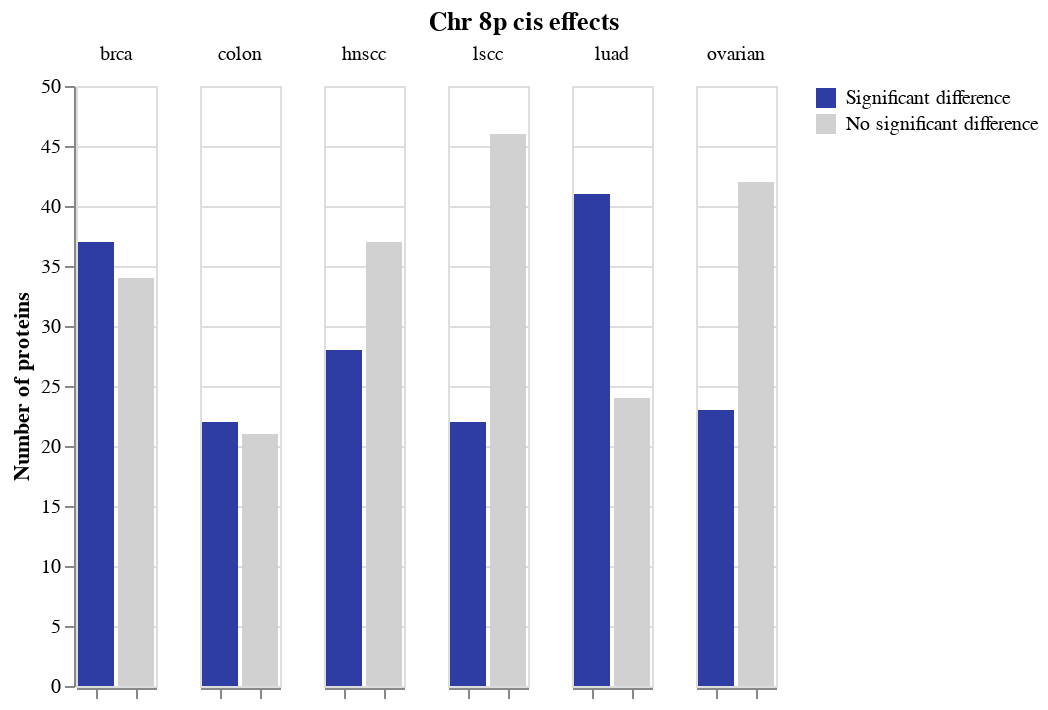

The cell this chart's notebook holds for it:
### Markdown cell above
## Select the proteins with a significant change, and take a detour to make some plots

### Code cell
prots = long_results[long_results["adj_p"] <= 0.05].reset_index(drop=True)
prots_cts = prots.groupby("cancer_type").count()[["protein"]]

fail_prots = long_results[long_results["adj_p"] > 0.05].reset_index(drop=True)
fail_cts = fail_prots.groupby("cancer_type").count()[["protein"]]

prots_cts.insert(0, "count_type", "Significant difference")
fail_cts.insert(0, "count_type", "No significant difference")

counts = prots_cts.append(fail_cts).sort_index().reset_index(drop=False)

alt.Chart(counts).mark_bar().encode(
    x=alt.X(
        "count_type",
        axis=alt.Axis(
            title=None,
            labels=False
        ),
        sort=["Significant difference"]
    ),
    y=alt.Y(
        "protein",
        axis=alt.Axis(
            title="Number of proteins"
        )
    ),
    color=alt.Color(
        "count_type",
        title=None,
        sort=["Significant difference"],
        scale=alt.Scale(
            domain=["Significant difference", "No significant difference"],
            range=["#2d3da4", "#d1d1d1"]
        )
    )
).facet(
    column=alt.Column(
        "cancer_type",
        title=None
    )
).properties(
    title=f"Chr {CHROMOSOME}{ARM} {TRANS_OR_CIS} effects"
).configure_title(
    anchor="middle"
)

### Figure 1 — Vega-Lite specification as saved in the notebook (floating-point values rounded to 4 significant figures)
{"config": {"view": {"continuousWidth": 400, "continuousHeight": 300}, "title": {"anchor": "middle"}}, "data": {"name": "data-a355b03f538daea204844faa50c65888"}, "facet": {"column": {"type": "nominal", "field": "cancer_type", "title": null}}, "spec": {"mark": "bar", "encoding": {"color": {"type": "nominal", "field": "count_type", "scale": {"domain": ["Significant difference", "No significant difference"], "range": ["#2d3da4", "#d1d1d1"]}, "sort": ["Significant difference"], "title": null}, "x": {"type": "nominal", "axis": {"labels": false, "title": null}, "field": "count_type", "sort": ["Significant difference"]}, "y": {"type": "quantitative", "axis": {"title": "Number of proteins"}, "field": "protein"}}}, "title": "Chr 8p cis effects", "$schema": "https://vega.github.io/schema/vega-lite/v4.8.1.json", "datasets": {"data-a355b03f538daea204844faa50c65888": [{"cancer_type": "brca", "count_type": "Significant difference", "protein": 37}, {"cancer_type": "brca", "count_type": "No significant difference", "protein": 34}, {"cancer_type": "colon", "count_type": "Significant difference", "protein": 22}, {"cancer_type": "colon", "count_type": "No significant difference", "protein": 21}, {"cancer_type": "hnscc", "count_type": "Significant difference", "protein": 28}, {"cancer_type": "hnscc", "count_type": "No significant difference", "protein": 37}, {"cancer_type": "lscc", "count_type": "Significant difference", "protein": 22}, {"cancer_type": "lscc", "count_type": "No significant difference", "protein": 46}, {"cancer_type": "luad", "count_type": "Significant difference", "protein": 41}, {"cancer_type": "luad", "count_type": "No significant difference", "protein": 24}, {"cancer_type": "ovarian", "count_type": "Significant difference", "protein": 23}, {"cancer_type": "ovarian", "count_type": "No significant difference", "protein": 42}]}}
